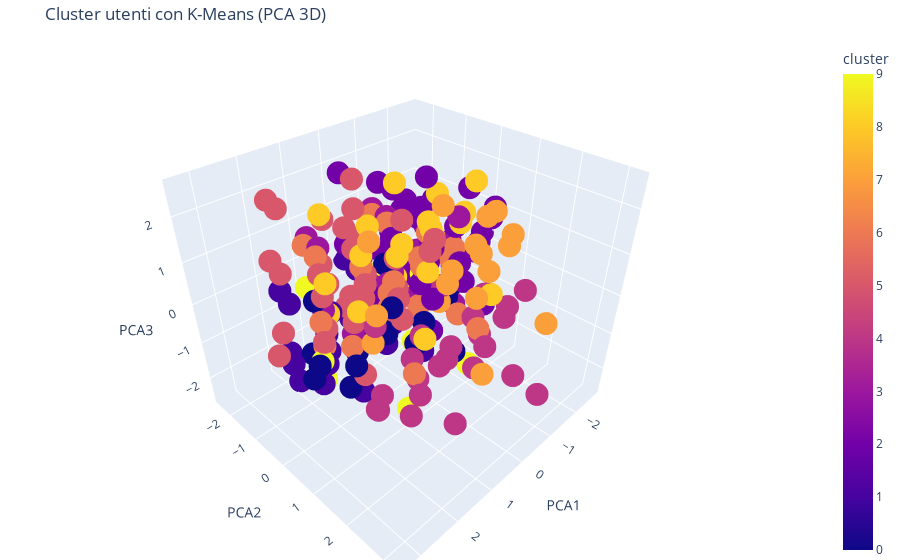

This figure's notebook cell:
### Code cell
import plotly.express as px

fig = px.scatter_3d(
    user,
    x='PCA1',
    y='PCA2',
    z='PCA3',
    color='cluster',
    title='Cluster utenti con K-Means (PCA 3D)',
    labels={'PCA1': 'PCA1', 'PCA2': 'PCA2', 'PCA3': 'PCA3'}
)

fig.update_layout(
    margin=dict(l=0, r=0, b=0, t=40),
    legend_title_text='Cluster'
)

fig.show()

### Figure 1 — Plotly figure (JSON) as saved in the notebook; plotly's stock layout.template omitted (floating-point values rounded to 4 significant figures; data arrays with more than 128 entries replaced by an {"elided": "..."} marker saying what was removed)
{"data": [{"hovertemplate": "PCA1=%{x}<br>PCA2=%{y}<br>PCA3=%{z}<br>cluster=%{marker.color}<extra></extra>", "legendgroup": "", "marker": {"color": {"elided": "943 int values"}, "coloraxis": "coloraxis", "symbol": "circle"}, "mode": "markers", "name": "", "scene": "scene", "showlegend": false, "type": "scatter3d", "x": {"elided": "943 float values"}, "y": {"elided": "943 float values"}, "z": {"elided": "943 float values"}}], "layout": {"coloraxis": {"colorbar": {"title": {"text": "cluster"}}, "colorscale": [[0, "#0d0887"], [0.1111, "#46039f"], [0.2222, "#7201a8"], [0.3333, "#9c179e"], [0.4444, "#bd3786"], [0.5556, "#d8576b"], [0.6667, "#ed7953"], [0.7778, "#fb9f3a"], [0.8889, "#fdca26"], [1, "#f0f921"]]}, "legend": {"title": {"text": "Cluster"}, "tracegroupgap": 0}, "margin": {"b": 0, "l": 0, "r": 0, "t": 40}, "scene": {"domain": {"x": [0, 1], "y": [0, 1]}, "xaxis": {"title": {"text": "PCA1"}}, "yaxis": {"title": {"text": "PCA2"}}, "zaxis": {"title": {"text": "PCA3"}}}, "title": {"text": "Cluster utenti con K-Means (PCA 3D)"}}}
